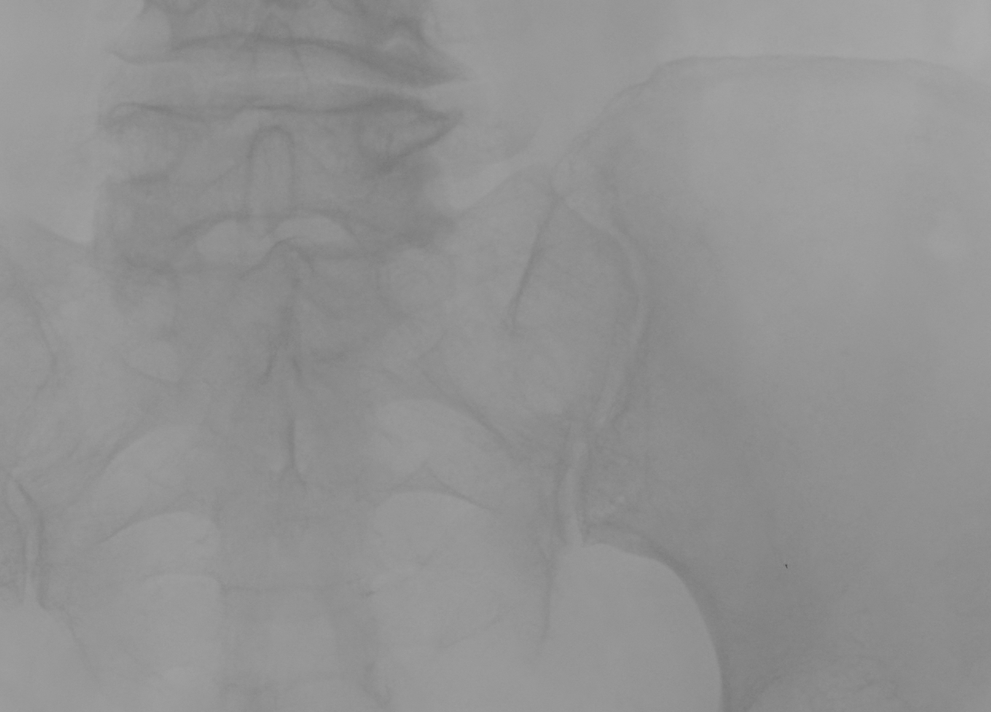
//> input picture FSIV/P1/Ej1/cbg_process/data/radiografia.png, 991 x 712 px, shrunk from 1244 x 894 before the run
$ ./edge_detector -i=../../../P1/Ej1/cbg_process/data/ciclista_original.jpg ../../../P1/Ej1/cbg_process/data/radiografia.png out.png 3   (built with g++ and OpenCV 4)
//> lines starting //> are read from the running program, lines starting //| are printed output that depends on the picture; pictures that were not available may be replaced by others from this repository, and a replacement may not be noted
### FSIV/P5/Ej2/edge_detector/common_code.cpp
#include <opencv2/core/core.hpp>
#include <opencv2/imgproc/imgproc.hpp>
#include "common_code.hpp"

void fsiv_compute_derivate(cv::Mat const &img, cv::Mat &dx, cv::Mat &dy, int g_r,
                           int s_ap)
{
    CV_Assert(img.type() == CV_8UC1);
    // TODO
    // Remember: if g_r > 0 apply a previous Gaussian Blur operation with kernel size 2*g_r+1.
    // Hint: use Sobel operator to compute derivate.
    cv::Mat img_filtered;

    // Aplicar filtro gaussiano si g_r > 0 para reducir ruido
    if(g_r > 0){
        int kernel_size = 2 * g_r + 1;
        cv::GaussianBlur(img, img_filtered, cv::Size(kernel_size, kernel_size), 0);
        /*
        InputArray 	src,
        OutputArray 	dst,
        Size 	ksize,
        double 	sigmaX,
        double 	sigmaY,
        int 	borderType
        */
    }
    else{
        img_filtered = img;
    }

    // Calcular las derivadas parciales usando el operador Sobel
    // s_ap es la apertura del operador Sobel (tamaño del kernel)
    // CV_32F para obtener valores en punto flotante
    cv::Sobel(img_filtered, dx, CV_32F, 1, 0, s_ap);  // Derivada en X
    cv::Sobel(img_filtered, dy, CV_32F, 0, 1, s_ap);  // Derivada en Y
    /*
	InputArray 	src,
    OutputArray 	dst,
    int 	ddepth,
    int 	dx,
    int 	dy,
    int 	ksize,
    double 	scale,
    double 	delta,
    int 	borderType
    */
    //
    CV_Assert(dx.size() == img.size());
    CV_Assert(dy.size() == dx.size());
    CV_Assert(dx.type() == CV_32FC1);
    CV_Assert(dy.type() == CV_32FC1);
}

void fsiv_compute_gradient_magnitude(cv::Mat const &dx, cv::Mat const &dy,
                                     cv::Mat &gradient)
{
    CV_Assert(dx.size() == dy.size());
    CV_Assert(dx.type() == CV_32FC1);
    CV_Assert(dy.type() == CV_32FC1);

    // TODO
    // Hint: use cv::magnitude.
    cv::magnitude(dx, dy, gradient);
    /*
    InputArray x: floating-point array of x-coordinates of the vectors.
    InputArray y: 	floating-point array of y-coordinates of the vectors; it must have the same size as x.
    OutputArray magnitude: output array of the same size and type as x.
    dst(I) = sqrt( x(I)^2 + y(I)^2 )
    */
    //

    CV_Assert(gradient.size() == dx.size());
    CV_Assert(gradient.type() == CV_32FC1);
}

void fsiv_compute_gradient_histogram(cv::Mat const &gradient, int n_bins, cv::Mat &hist, float &max_gradient)
{
    // TODO
    // Hint: use cv::minMaxLoc to get the gradient range {0, max_gradient}
    // Obtener el rango del gradiente [0, max_gradient]
    double min_val, max_val;
    cv::minMaxLoc(gradient, &min_val, &max_val);
    /*
    InputArray src,
    double * minVal,
    double * maxVal,
    Point * minLoc = 0,
    Point * maxLoc = 0,
    InputArray mask = noArray()
    */
    max_gradient = static_cast<float>(max_val);

    // Configurar los parámetros para calcular el histograma
    int histSize[] = {n_bins};
    float range[] = {0.0f, max_gradient};
    const float* histRange[] = {range};
    int channels[] = {0};

    // Calcular el histograma
    cv::calcHist(&gradient, 1, channels, cv::Mat(), hist, 1, histSize, histRange);
    /*
    const Mat * 	images,
    int 	nimages,
    const int * 	channels,
    InputArray 	mask,
    OutputArray 	hist,
    int 	dims,
    const int * 	histSize,
    const float ** 	ranges,
    bool 	unifor,
    bool 	accumulate
    */
    //
    CV_Assert(max_gradient > 0.0);
    CV_Assert(hist.rows == n_bins);
}

int fsiv_compute_histogram_percentile(cv::Mat const &hist, float percentile)
{
    CV_Assert(percentile >= 0.0 && percentile <= 1.0);
    CV_Assert(hist.type() == CV_32FC1);
    CV_Assert(hist.cols == 1);
    int idx = -1;
    // TODO
    // Hint: use cv::sum to compute the histogram area.
    // Remember: The percentile p is the first i that sum{h[0], h[1], ..., h[i]} >= p
    // Calcular el área total del histograma
    double total_area = cv::sum(hist)[0];

    // Calcular el valor umbral para el percentil
    double threshold = percentile * total_area;

    // Acumular los valores del histograma hasta alcanzar el percentil
    double accumulated_sum = 0.0;

    for(int i = 0; i < hist.rows; i++){
        accumulated_sum += hist.at<float>(i, 0);
        if(accumulated_sum >= threshold){
            idx = i;
            break;
        }
    }
    //
    CV_Assert(idx >= 0 && idx < hist.rows);
    CV_Assert(idx == 0 || cv::sum(hist(cv::Range(0, idx), cv::Range::all()))[0] / cv::sum(hist)[0] < percentile);
    CV_Assert(cv::sum(hist(cv::Range(0, idx + 1), cv::Range::all()))[0] / cv::sum(hist)[0] >= percentile);
    return idx;
}

float fsiv_histogram_idx_to_value(int idx, int n_bins, float max_value,
                                  float min_value)
{
    CV_Assert(idx >= 0);
    CV_Assert(idx < n_bins);
    float value = 0.0;
    // TODO
    // Remember: Map integer range [0, n_bins) into float
    // range [min_value, max_value)
    value = min_value + (max_value - min_value) * idx / n_bins;
    //
    CV_Assert(value >= min_value);
    CV_Assert(value < max_value);
    return value;
}

// [68 lines left out: function fsiv_thinning_edge_map, not called in this run]

void fsiv_percentile_edge_detector(cv::Mat const &gradient, cv::Mat &edges,
                                   float th, int n_bins)
{
    CV_Assert(gradient.type() == CV_32FC1);

    // TODO
    // Remember: user other fsiv_xxx to compute histogram and percentiles.
    // Remember: map histogram range {0, ..., n_bins} to the gradient range
    // {0.0, ..., max_grad}
    // Hint: use "operator >=" to threshold the gradient magnitude image.
    // Calcular el histograma del gradiente
    cv::Mat hist;
    float max_gradient;
    fsiv_compute_gradient_histogram(gradient, n_bins, hist, max_gradient);

    // Calcular el índice del bin correspondiente al percentil th
    int percentile_idx = fsiv_compute_histogram_percentile(hist, th);

    // Mapear el índice del histograma al valor real de magnitud del gradiente
    float threshold_value = fsiv_histogram_idx_to_value(percentile_idx, n_bins, max_gradient, 0.0f);

    // Umbralizar el gradiente: píxeles con gradiente >= threshold_value son bordes
    edges = gradient >= threshold_value;
    //
    CV_Assert(edges.type() == CV_8UC1);
    CV_Assert(edges.size() == gradient.size());
}

// [86 lines left out: functions fsiv_otsu_edge_detector, fsiv_canny_edge_detector, not called in this run]

void fsiv_compute_ground_truth_image(cv::Mat const &consensus_img,
                                     float min_consensus, cv::Mat &gt)
{
    //! TODO
    // Hint: use cv::normalize to normalize consensus_img into range (0, 100)
    // Hint: use "operator >=" to threshold the consensus image.
    // Normalizar la imagen de consenso al rango [0, 100]
    cv::Mat consensus_normalized;
    cv::normalize(consensus_img, consensus_normalized, 0, 100, cv::NORM_MINMAX, CV_32FC1);

    // Umbralizar usando el consenso mínimo
    // Píxeles con consenso >= min_consensus son bordes (255)
    gt = consensus_normalized >= min_consensus;
    //
    CV_Assert(consensus_img.size() == gt.size());
    CV_Assert(gt.type() == CV_8UC1);
}

void fsiv_compute_edge_detector_confusion_matrix(cv::Mat const &gt, cv::Mat const &pred, cv::Mat &cm)
{
    CV_Assert(gt.type() == CV_8UC1);
    CV_Assert(pred.type() == CV_8UC1);
    CV_Assert(gt.size() == pred.size());

    // TODO
    // Remember: a edge detector confusion matrix is a 2x2 matrix where the
    // rows are ground truth {Positive: "is edge", Negative: "is not edge"} and
    // the columns are the predictions labels {"is edge", "is not edge"}
    // A pixel value means edge if it is <> 0, else is a "not edge" pixel.
    // Inicializar la matriz de confusión 2x2 con ceros
    cm = cv::Mat::zeros(2, 2, CV_32FC1);

    // Recorrer todos los píxeles
    for(int i = 0; i < gt.rows; i++){
        for(int j = 0; j < gt.cols; j++){
            // Determinar si el píxel es borde en GT y en predicción
            bool is_edge_gt = (gt.at<uchar>(i, j) != 0);
            /*bool is_edge_gt = false;
            if(gt.at<uchar>(i, j) != 0){
                // El píxel en la imagen GT es un borde
                is_edge_gt = true;
            }*/
            /*
            ·gt es una imagen (matriz) de tipo cv::Mat que representa el ground truth (la verdad de si un píxel es borde o no).
            ·gt.at<uchar>(i, j) accede al valor del píxel en la fila i y columna j, interpretándolo como un uchar (entero sin signo de 8 bits, valores de 0 a 255).
            ·Si ese valor es distinto de 0, entonces el píxel se considera un borde (edge).4
            ·Si es igual a 0, se considera que no es borde.
            */
            bool is_edge_pred = (pred.at<uchar>(i, j) != 0);

            // Construir la matriz de confusión
            // Filas: GT (0=Positivo/es borde, 1=Negativo/no es borde)
            // Columnas: Predicción (0=es borde, 1=no es borde)

            /*
            La matriz tiene esta estructura:
                             Predicción
                           edge  | not edge
                         --------|----------
            GT   edge    |  TP   |   FN
                not edge |  FP   |   TN
            */

            /*El método at permite acceder a los píxeles de una imagen (matriz) de OpenCV especificando el tipo de dato y las coordenadas.
            mat.at<tipo>(fila, columna)
            */

            if(is_edge_gt && is_edge_pred){
                // Verdadero Positivo (TP): GT dice "borde" y predicción dice "borde"
                cm.at<float>(0, 0)++; //incrementa en uno el valor que está en la posición (0,0)
            }
            else if(is_edge_gt && !is_edge_pred){
                // Falso Negativo (FN): GT dice "borde" pero predicción dice "no borde"
                cm.at<float>(0, 1)++;
            }
            else if(!is_edge_gt && is_edge_pred){
                // Falso Positivo (FP): GT dice "no borde" pero predicción dice "borde"
                cm.at<float>(1, 0)++;
            }
            else{
                // Verdadero Negativo (TN): GT dice "no borde" y predicción dice "no borde"
                cm.at<float>(1, 1)++;
            }
        }
    }
    //
    CV_Assert(cm.type() == CV_32FC1);
    CV_Assert(cv::abs(cv::sum(cm)[0] - (gt.rows * gt.cols)) < 1.0e-6);
}

// [89 lines left out: functions fsiv_compute_sensitivity, fsiv_compute_precision, fsiv_compute_F1_score, not called in this run]

### FSIV/P5/Ej2/edge_detector/edge_detector.cpp
#include <iostream>
#include <exception>

// Includes para OpenCV
#include <opencv2/core/core.hpp>
#include <opencv2/core/utility.hpp>
#include <opencv2/highgui/highgui.hpp>
#include <opencv2/imgproc/imgproc.hpp>
#include <opencv2/calib3d/calib3d.hpp>

#include "common_code.hpp"

const char *keys =
    "{help h usage ? |      | print this message   }"
    "{i              |      | Activate interactive mode.}"
    "{s_ap           | 1    | Sobel kernel aperture radio: 0, 1, 2, 3}"
    "{n_bins         | 100  | Gradient histogram size}"
    "{g_r            | 1    | radius of gaussian filter (2r+1). Value 0 means don't filter.}"
    "{th             | 0.8  | Gradient percentile used as threshold for the gradient percentile detector (th2 for canny).}"
    "{th1            | 0.2  | Gradient percentile used as th1 threshold for the Canny detector (th1 < th).}"
    "{thinning      |      | If set, the output edges are thinned (only for percentile and otsu detectors).}"
    "{m method       | 0    | Detector used: 0:percentile detector, 1:Otsu detector, 2:canny detector}"
    "{c consensus    | 50   | If a ground truth was given, use greater to c% consensus to generate ground truth.}"
    "{@input         |<none>| input image.}"
    "{@output        |<none>| output image.}"
    "{@ground_truth  |      | optional ground truth image to compute the detector metrics.}";

struct Parameters
{
  cv::Mat input;
  cv::Mat gt_img;
  cv::Mat edges;
  cv::Mat dx;
  cv::Mat dy;
  cv::Mat gradient;
  int n_bins;
  int g_r;
  int th2;
  int th1;
  int s_ap;
  int method;
  bool interactive;
  float consensus;
  bool thinning;
};

const char *detectors_names[] = {
    "PERCENTILE",
    "OTSU",
    "CANNY"};

// [39 lines left out: function draw_histogram, not called in this run]

void do_the_process(Parameters *params)
{
  fsiv_compute_derivate(params->input, params->dx, params->dy, params->g_r,
                        2 * params->s_ap + 1);
  fsiv_compute_gradient_magnitude(params->dx, params->dy, params->gradient);
  switch (params->method)
  {
  case 0:
    fsiv_percentile_edge_detector(params->gradient, params->edges,
                                  params->th2 / 100.0, params->n_bins);
    break;
  case 1:
    fsiv_otsu_edge_detector(params->gradient, params->edges);
    break;
  case 2:
    fsiv_canny_edge_detector(params->dx, params->dy, params->edges,
                             params->th1 / 100.0, params->th2 / 100.0, params->n_bins);
    break;
  default:
    throw std::runtime_error("Method not implemented.");
    break;
  }

  if (params->thinning && (params->method == 0 || params->method == 1))
  {
    params->edges = fsiv_thinning_edge_map(params->edges);
  }

  if (!params->gt_img.empty())
  {
    cv::Mat cm;
    cv::Mat gt_img;
    fsiv_compute_ground_truth_image(params->gt_img, params->consensus, gt_img);
    cv::imshow("GROUND TRUTH", gt_img);
    fsiv_compute_edge_detector_confusion_matrix(gt_img, params->edges, cm);
    std::cout << "Method      : " << detectors_names[params->method] << std::endl;
    std::cout << "GT consensus: " << params->consensus << "%" << std::endl;
    std::cout << "sensitivity : " << fsiv_compute_sensitivity(cm) << std::endl;
    std::cout << "precision   : " << fsiv_compute_precision(cm) << std::endl;
    std::cout << "F1          : " << fsiv_compute_F1_score(cm) << std::endl;
    std::cout << std::endl;
  }

  if (params->interactive)
  {
    cv::Mat grad_hist;
    float max_grad;
    fsiv_compute_gradient_histogram(params->gradient, 100, grad_hist, max_grad);
    cv::imshow("GRADIENT HIST", draw_histogram(grad_hist, 200, 100));
    cv::imshow("GRADIENT", params->gradient / max_grad);
    cv::imshow(detectors_names[params->method], params->edges);
  }
}

void onChange_s_ap(int count, void *data)
{
  Parameters *params = reinterpret_cast<Parameters *>(data);
  params->s_ap = count;
  do_the_process(params);
}

// [51 lines left out: functions onChange_g_r, onChange_th1, onChange_th2, onChange_method, onChange_consensus, onChange_thinning, not called in this run]

int main(int argc, char *const *argv)
{
  int retCode = EXIT_SUCCESS;

  try
  {

    cv::CommandLineParser parser(argc, argv, keys);
    parser.about("Edge detector v0.0");
    if (parser.has("help"))
    {
      parser.printMessage();
      return 0;
    }
    cv::String input_fname = parser.get<cv::String>("@input");
    cv::String output_fname = parser.get<cv::String>("@output");
    cv::String gt_fname = parser.get<cv::String>("@ground_truth");
    int n_bins = parser.get<int>("n_bins");
    int g_r = parser.get<int>("g_r");
    float th2 = parser.get<float>("th");
    float th1 = parser.get<float>("th1");
    int s_ap = parser.get<int>("s_ap");
    int method = parser.get<int>("method");
    float consensus = parser.get<float>("c");
    bool interactive = parser.has("i");
    bool thinning = parser.has("thinning");

    if (!parser.check())
    {
      parser.printErrors();
      return 0;
    }

    cv::Mat img = cv::imread(input_fname, cv::IMREAD_GRAYSCALE);
//> img is the input picture: 712 rows x 991 cols, CV_8UC1; min 77, max 171, mean 146.1
    if (img.empty())
    {
      std::cerr << "Error: cannot read image: " << input_fname << std::endl;
      return EXIT_FAILURE;
    }
    cv::Mat gt_img;
    if (gt_fname != "")
    {
      gt_img = cv::imread(gt_fname, cv::IMREAD_GRAYSCALE);
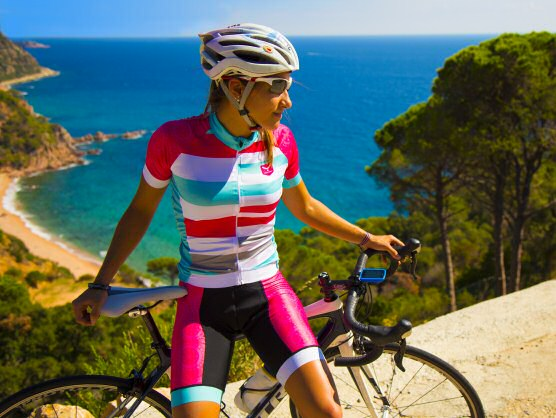
//> input picture FSIV/P1/Ej1/cbg_process/data/ciclista_original.jpg, 556 x 418 px, given in place of 3, which was not available
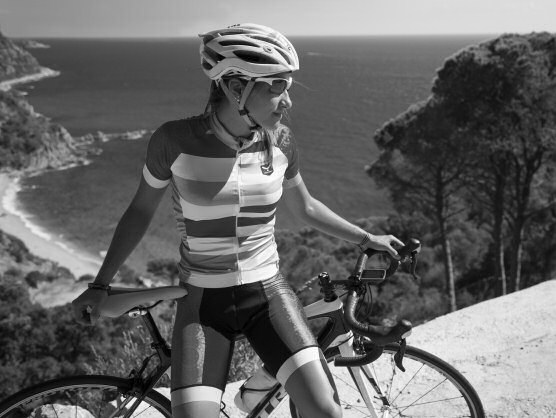
//> gt_img: 418 rows x 556 cols, CV_8UC1; min 0, max 255, mean 102.5
      if (gt_img.empty())
      {
        std::cerr << "Error: cannot read ground truth image: " << gt_fname << std::endl;
        return EXIT_FAILURE;
      }
    }
    Parameters params;
    params.input = img;
    params.gt_img = gt_img;
    params.n_bins = n_bins;
    params.g_r = g_r;
    params.s_ap = s_ap;
    params.th1 = th1 * 100;
    params.th2 = th2 * 100;
    params.method = method;
    params.interactive = interactive;
    params.consensus = consensus;
    params.thinning = thinning;

    if (interactive)
    {
      cv::namedWindow("ORIGINAL", cv::WINDOW_AUTOSIZE + cv::WINDOW_GUI_EXPANDED);
      cv::namedWindow("GRADIENT", cv::WINDOW_AUTOSIZE + cv::WINDOW_GUI_EXPANDED);
      cv::namedWindow("GRADIENT HIST", cv::WINDOW_NORMAL + cv::WINDOW_GUI_EXPANDED);
      cv::namedWindow("GROUND TRUTH", cv::WINDOW_AUTOSIZE + cv::WINDOW_GUI_EXPANDED);
      cv::namedWindow("PERCENTILE", cv::WINDOW_AUTOSIZE + cv::WINDOW_GUI_EXPANDED);
      cv::namedWindow("OTSU", cv::WINDOW_AUTOSIZE + cv::WINDOW_GUI_EXPANDED);
      cv::namedWindow("CANNY", cv::WINDOW_AUTOSIZE + cv::WINDOW_GUI_EXPANDED);

      cv::imshow("ORIGINAL", img);
      cv::namedWindow("PARAMETERS", cv::WINDOW_NORMAL);
      cv::createTrackbar("S_AP", "PARAMETERS", nullptr, 3,
                         onChange_s_ap, &params);
      cv::setTrackbarPos("S_AP", "PARAMETERS", params.s_ap);
//> in fsiv_compute_derivate, `cv::Sobel(img_filtered, dx, CV_32F, 1, 0, s_ap);`:
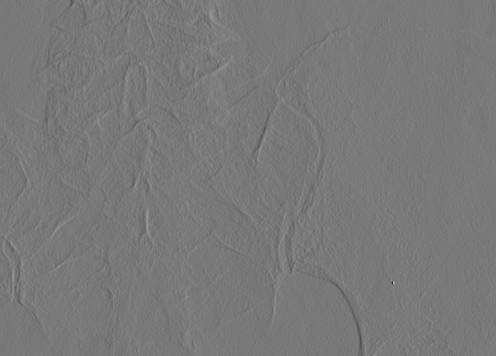
//> dx: 712 rows x 991 cols, CV_32FC1 (shown at 1/2 size); min -94, max 104, mean 0; drawn with min black and max white
//> in fsiv_compute_derivate, `cv::Sobel(img_filtered, dy, CV_32F, 0, 1, s_ap);`:
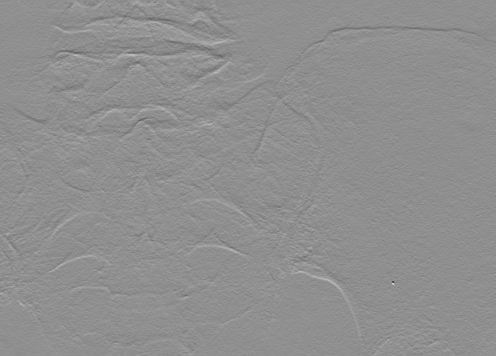
//> dy: 712 rows x 991 cols, CV_32FC1 (shown at 1/2 size); min -90, max 70, mean 0; drawn with min black and max white
//> in fsiv_compute_gradient_magnitude, `cv::magnitude(dx, dy, gradient);`:
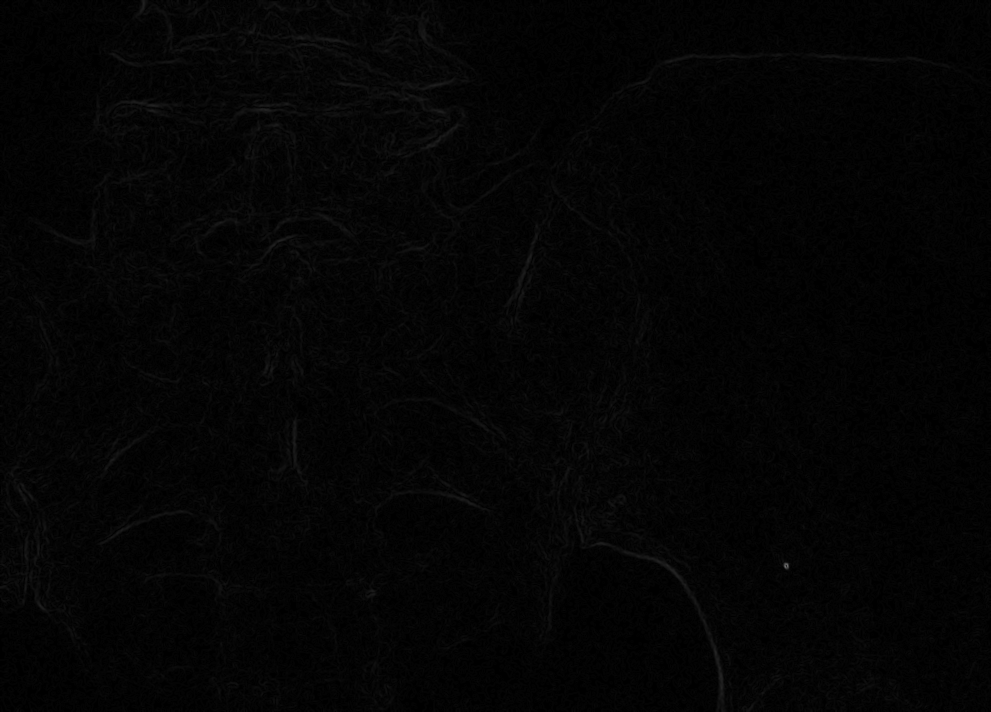
//> gradient: 712 rows x 991 cols, CV_32FC1; min 0, max 109.4, mean 4.2
//> (the rest of the program and of its run is left out)
